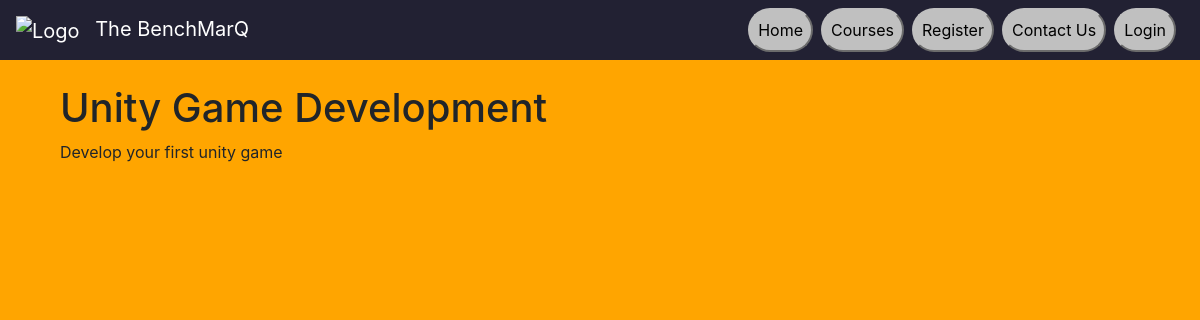
/courses/2/, run on the app's committed database.
### courses/models.py (models this page shows, shortened)
class Course(models.Model):
    title = models.CharField(max_length=200)
    description = models.TextField()
    image = models.ImageField(upload_to='course_images/', null=True, blank=True)
    external_link = models.URLField(blank=True)

### courses/views.py (the view)
# urls.py: path('<int:pk>/', views.course_detail, name='course_detail'),
def course_detail(request, pk):
    course = get_object_or_404(Course, pk=pk)
    return render(request, 'courses/course_detail.html', {'course': course})

### courses/templates/courses/course_detail.html (shortened to what this page needs)
{% extends 'base.html' %}
{% load static %}
{% block content %}
<div class="container">
    <div class="row">
        <div class="col-md-8">
            <h1>{{ course.title }}</h1>
            <p>{{ course.description }}</p>
        </div>
        <div class="col-md-4">
        </div>
    </div>
</div>
{% endblock %}

### courses/templates/base.html (style rules this page uses)
body { background-color: #FFA500; }

### data on the page
Course: title "Unity Game Development", description "Develop your first unity game"
